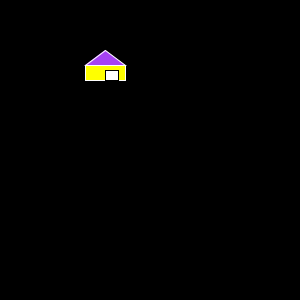
Frame 1 (no input)
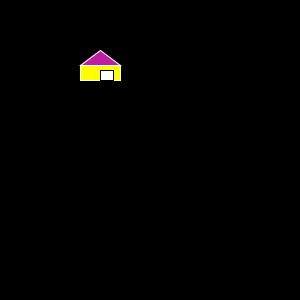
Frame 60 (the mouse pressed at the canvas centre just before this capture)
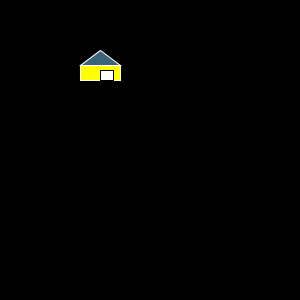
Frame 120 (the mouse held since frame 60 and released just before this capture)

The Processing sketch that drew these frames (run headless with seeded random() and noise(); from frame 60 on, the mouse is pressed at the canvas centre):

// Processing sketch: house_active
// ── house_active.pde
int x, y, w, h;
int r, g, b;

void setup(){
  size(300, 300);
  
  x = 80;
  y = 50;
  w = 40;
  h = 30;
}

void draw(){
  background(0);
  r = floor(random(256));
  g = floor(random(256));
  b = floor(random(256));
  x += 5;  // x = x+5;
  x %= 300; // 0,1,2,3,4,5,6....299
  // roof
  stroke(255);  // white
  fill(r,g,b);  // red
  triangle(x+ w/2, y, x, y+ h/2, x+w, y+h/2);
  
  rectMode(CORNERS);
  
  // wall
  fill(#ffff00);
  rect(x, y+h/2, x+w, y+h);
  
  // door
  stroke(0);
  fill(255);
  rect(x+w/2, y + 4.0/6*h, x+ 5.0/6*w, y+h);
}
